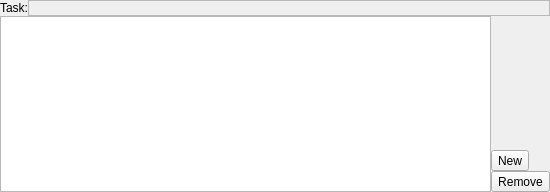
<?xml version="1.0" encoding="UTF-8"?>
<ui version="4.0">
 <class>KPlato::RelationEditorDialog</class>
 <widget class="QWidget" name="KPlato::RelationEditorDialog">
  <property name="geometry">
   <rect>
    <x>0</x>
    <y>0</y>
    <width>550</width>
    <height>192</height>
   </rect>
  </property>
  <property name="windowTitle">
   <string>Form</string>
  </property>
  <layout class="QHBoxLayout" name="horizontalLayout_2">
   <property name="spacing">
    <number>0</number>
   </property>
   <property name="leftMargin">
    <number>0</number>
   </property>
   <property name="topMargin">
    <number>0</number>
   </property>
   <property name="rightMargin">
    <number>0</number>
   </property>
   <property name="bottomMargin">
    <number>0</number>
   </property>
   <item>
    <widget class="QWidget" name="mainWidget" native="true">
     <layout class="QVBoxLayout" name="verticalLayout_2">
      <property name="spacing">
       <number>0</number>
      </property>
      <property name="leftMargin">
       <number>0</number>
      </property>
      <property name="topMargin">
       <number>0</number>
      </property>
      <property name="rightMargin">
       <number>0</number>
      </property>
      <property name="bottomMargin">
       <number>0</number>
      </property>
      <item>
       <layout class="QHBoxLayout" name="horizontalLayout">
        <item>
         <widget class="QLabel" name="label">
          <property name="sizePolicy">
           <sizepolicy hsizetype="Minimum" vsizetype="Preferred">
            <horstretch>0</horstretch>
            <verstretch>0</verstretch>
           </sizepolicy>
          </property>
          <property name="text">
           <string>Task:</string>
          </property>
         </widget>
        </item>
        <item>
         <widget class="QLabel" name="taskName">
          <property name="sizePolicy">
           <sizepolicy hsizetype="MinimumExpanding" vsizetype="Preferred">
            <horstretch>0</horstretch>
            <verstretch>0</verstretch>
           </sizepolicy>
          </property>
          <property name="frameShape">
           <enum>QFrame::StyledPanel</enum>
          </property>
          <property name="frameShadow">
           <enum>QFrame::Sunken</enum>
          </property>
          <property name="text">
           <string notr="true"/>
          </property>
          <property name="wordWrap">
           <bool>true</bool>
          </property>
         </widget>
        </item>
       </layout>
      </item>
      <item>
       <layout class="QHBoxLayout" name="horizontalLayout_3">
        <item>
         <widget class="QTreeView" name="view">
          <property name="tabKeyNavigation">
           <bool>true</bool>
          </property>
          <property name="showDropIndicator" stdset="0">
           <bool>false</bool>
          </property>
          <property name="alternatingRowColors">
           <bool>true</bool>
          </property>
          <property name="selectionMode">
           <enum>QAbstractItemView::ExtendedSelection</enum>
          </property>
          <property name="rootIsDecorated">
           <bool>false</bool>
          </property>
          <property name="itemsExpandable">
           <bool>false</bool>
          </property>
         </widget>
        </item>
        <item>
         <layout class="QVBoxLayout" name="verticalLayout">
          <item>
           <spacer name="verticalSpacer">
            <property name="orientation">
             <enum>Qt::Vertical</enum>
            </property>
            <property name="sizeHint" stdset="0">
             <size>
              <width>20</width>
              <height>40</height>
             </size>
            </property>
           </spacer>
          </item>
          <item>
           <widget class="QToolButton" name="addBtn">
            <property name="text">
             <string comment="New task dependency">New</string>
            </property>
            <property name="icon">
             <iconset theme="list-add">
              <normaloff>.</normaloff>.</iconset>
            </property>
           </widget>
          </item>
          <item>
           <widget class="QToolButton" name="removeBtn">
            <property name="text">
             <string comment="Remove selected dependencies">Remove</string>
            </property>
            <property name="icon">
             <iconset theme="list-remove">
              <normaloff>.</normaloff>.</iconset>
            </property>
           </widget>
          </item>
         </layout>
        </item>
       </layout>
      </item>
     </layout>
    </widget>
   </item>
  </layout>
 </widget>
 <resources/>
 <connections/>
</ui>
